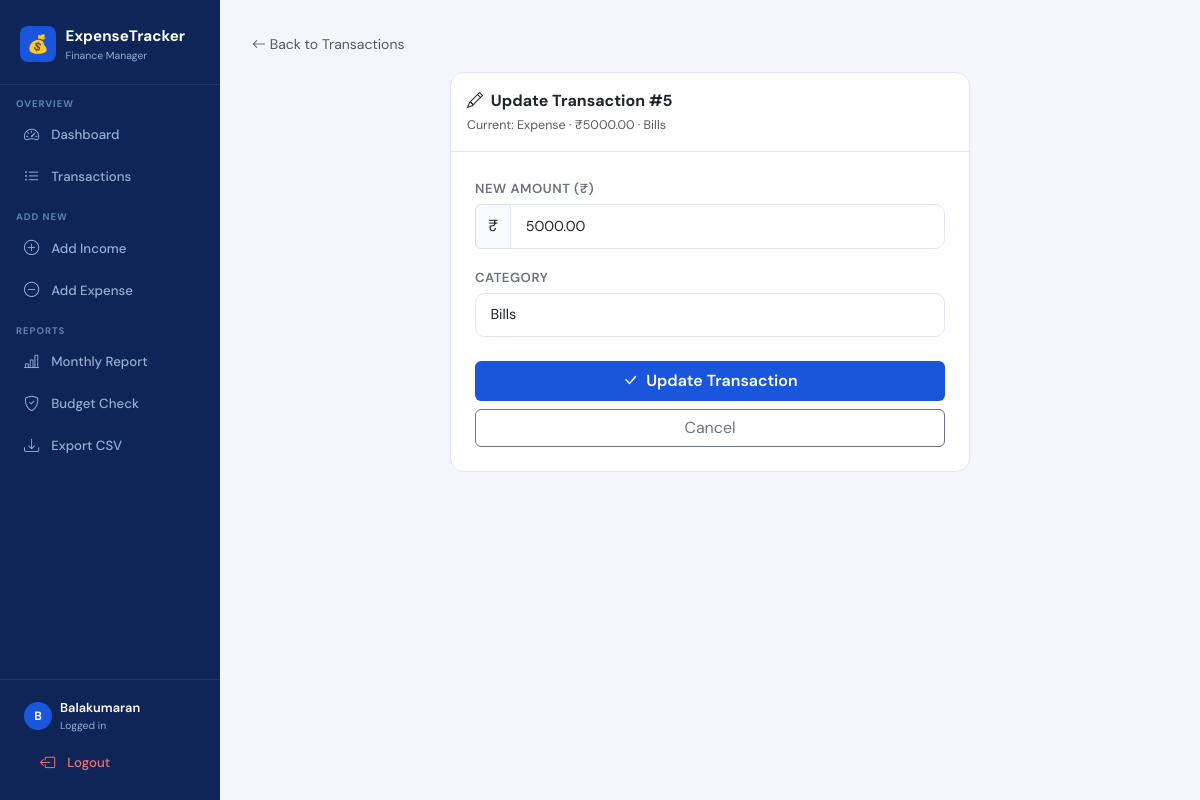
/update/5/ (signed in), run on the app's committed database.
### tracker/models.py (models this page shows, shortened)
class Transaction(models.Model):
    user             = models.ForeignKey(User, on_delete=models.CASCADE)
    date             = models.DateField()
    time             = models.TimeField()
    transaction_type = models.CharField(max_length=10)
    amount           = models.DecimalField(max_digits=10, decimal_places=2)
    detail           = models.CharField(max_length=200)
    class Meta:
        ordering = ['-date', '-time']

### tracker/views.py (the view, shortened to what this page needs)
# urls.py: path('update/<int:pk>/', views.update_txn,    name='update'),
@login_required
def update_txn(request, pk):
    txn = get_object_or_404(Transaction, pk=pk, user=request.user)
    return render(request, 'tracker/update.html', {'txn': txn})

### tracker/templates/tracker/update.html (shortened to what this page needs)
{% extends 'tracker/base.html' %}
{% block content %}
<div class="mb-3">
  <a href="{% url 'transactions' %}" class="text-muted text-decoration-none small"><i class="bi bi-arrow-left"></i> Back to Transactions</a>
</div>
<div class="form-card">
  <div class="card">
    <div class="p-3 fw-bold" style="border-bottom:1px solid var(--border);">
      <i class="bi bi-pencil me-1"></i> Update Transaction #{{ txn.pk }}
      <div class="text-muted fw-normal" style="font-size:.78rem;margin-top:.2rem;">
        Current: {{ txn.transaction_type|capfirst }} · ₹{{ txn.amount }} · {{ txn.detail }}
      </div>
    </div>
    <div class="p-4">
      <form method="POST">
        <div class="mb-3">
          <label class="form-label">New Amount (₹)</label>
          <div class="input-group">
            <span class="input-group-text">₹</span>
            <input type="number" name="amount" class="form-control" value="{{ txn.amount }}" step="0.01" min="0.01" required/>
          </div>
        </div>
        <div class="mb-4">
          <label class="form-label">{% if txn.transaction_type == 'income' %}Income Source{% else %}Category{% endif %}</label>
          <input type="text" name="detail" class="form-control" value="{{ txn.detail }}" required/>
        </div>
        <div class="d-grid gap-2">
          <button type="submit" class="btn btn-blue fw-semibold py-2"><i class="bi bi-check-lg me-1"></i> Update Transaction</button>
          <a href="{% url 'transactions' %}" class="btn btn-outline-secondary">Cancel</a>
        </div>
      </form>
    </div>
  </div>
</div>
{% endblock %}

### tracker/templates/tracker/base.html (shortened to what this page needs)
<!DOCTYPE html>
<html lang="en">
<head>
  <link href="https://cdn.jsdelivr.net/npm/bootstrap@5.3.3/dist/css/bootstrap.min.css" rel="stylesheet"/>
  <link href="https://cdn.jsdelivr.net/npm/bootstrap-icons@1.11.3/font/bootstrap-icons.min.css" rel="stylesheet"/>
</head>
<body>
{% if user.is_authenticated %}
<nav class="sidebar" id="sidebar">
  <a href="{% url 'dashboard' %}" class="sb-brand">
    <div class="logo">💰</div>
    <div><span>ExpenseTracker</span><small>Finance Manager</small></div>
  </a>
  <div class="sb-section">Overview</div>
  <a href="{% url 'dashboard' %}"    class="sb-link {% if request.resolver_match.url_name == 'dashboard'   %}active{% endif %}"><i class="bi bi-speedometer2"></i> Dashboard</a>
  <a href="{% url 'transactions' %}" class="sb-link {% if request.resolver_match.url_name == 'transactions' %}active{% endif %}"><i class="bi bi-list-ul"></i> Transactions</a>
  <div class="sb-section">Add New</div>
  <a href="{% url 'add_income' %}"  class="sb-link {% if request.resolver_match.url_name == 'add_income'  %}active{% endif %}"><i class="bi bi-plus-circle"></i> Add Income</a>
  <a href="{% url 'add_expense' %}" class="sb-link {% if request.resolver_match.url_name == 'add_expense' %}active{% endif %}"><i class="bi bi-dash-circle"></i> Add Expense</a>
  <div class="sb-section">Reports</div>
  <a href="{% url 'report' %}" class="sb-link {% if request.resolver_match.url_name == 'report' %}active{% endif %}"><i class="bi bi-bar-chart-line"></i> Monthly Report</a>
  <a href="{% url 'budget' %}" class="sb-link {% if request.resolver_match.url_name == 'budget' %}active{% endif %}"><i class="bi bi-shield-check"></i> Budget Check</a>
  <a href="{% url 'export' %}" class="sb-link"><i class="bi bi-download"></i> Export CSV</a>
  <div class="sb-footer">
    <div class="sb-user">
      <div class="av">{{ user.username|first|upper }}</div>
      <div>
        <div style="color:#fff;font-size:.8rem;font-weight:600;">{{ user.username }}</div>
        <div style="font-size:.65rem;">Logged in</div>
      </div>
    </div>
    <a href="{% url 'logout' %}" class="sb-link" style="color:#f87171;margin-top:.25rem;"><i class="bi bi-box-arrow-left"></i> Logout</a>
  </div>
</nav>
{% endif %}
<main class="{% if user.is_authenticated %}main{% endif %}">
  {% block content %}{% endblock %}
</main>
</body>
</html>

### tracker/templates/tracker/base.html (style rules this page uses)
:root { --navy:#0f2557; --blue:#1a56db; --green:#057a55; --red:#c81e1e; --bg:#f4f6fb; --card:#ffffff; --border:#e2e8f0; --muted:#6b7280; --sw:220px; }
* { box-sizing:border-box;margin:0;padding:0; }
body { font-family:'DM Sans',sans-serif;background:var(--bg);color:#111827;overflow-x:hidden; }
.sidebar { position:fixed;top:0;left:0;width:var(--sw);height:100vh;background:var(--navy);display:flex;flex-direction:column;padding:0 0 1rem;z-index:1050;overflow-y:auto;transition:transform .28s ease; }
.sb-brand { padding:1.5rem 1.25rem 1.25rem;border-bottom:1px solid rgba(255,255,255,.08);text-decoration:none;display:flex;align-items:center;gap:.6rem; }
.sb-brand .logo { width:36px;height:36px;border-radius:.5rem;background:var(--blue);display:flex;align-items:center;justify-content:center;font-size:1.1rem;color:#fff;flex-shrink:0; }
.sb-brand span { font-size:.95rem;font-weight:700;color:#fff;line-height:1.2; }
.sb-brand small { display:block;font-size:.65rem;color:#93afd4;font-weight:400; }
.sb-section { padding:.75rem 1rem .2rem;font-size:.6rem;font-weight:700;letter-spacing:.1em;text-transform:uppercase;color:#5e81ac; }
.sb-link { display:flex;align-items:center;gap:.6rem;padding:.5rem 1rem;margin:.1rem .5rem;border-radius:.45rem;text-decoration:none;font-size:.83rem;font-weight:500;color:#93afd4;transition:all .15s; }
.sb-link i { width:1.1rem;font-size:.95rem; }
.sb-footer { margin-top:auto;padding:.75rem 1rem 0;border-top:1px solid rgba(255,255,255,.08); }
.sb-user { display:flex;align-items:center;gap:.5rem;padding:.4rem .5rem;color:#93afd4;font-size:.78rem; }
.sb-user .av { width:28px;height:28px;border-radius:50%;background:var(--blue);color:#fff;display:flex;align-items:center;justify-content:center;font-size:.75rem;font-weight:700;flex-shrink:0; }
.main { margin-left:var(--sw);padding:2rem;min-height:100vh;max-width:100%; }
.card { background:var(--card);border:1px solid var(--border);border-radius:.875rem; }
.form-card { max-width:520px;margin:0 auto;width:100%; }
.form-label { font-size:.82rem;font-weight:600;color:var(--muted);text-transform:uppercase;letter-spacing:.04em;margin-bottom:.35rem; }
.form-control,.form-select { border-color:var(--border);border-radius:.6rem;font-size:.9rem;padding:.65rem .9rem; }
.btn-blue { background:var(--blue);color:#fff;border:none; }

### data on the page
Transaction: pk "5", transaction_type "Expense", amount "5000.00", detail "Bills"

### other printed values
{{ user.username|first|upper }} "B"
{{ user.username }} "Balakumaran"
